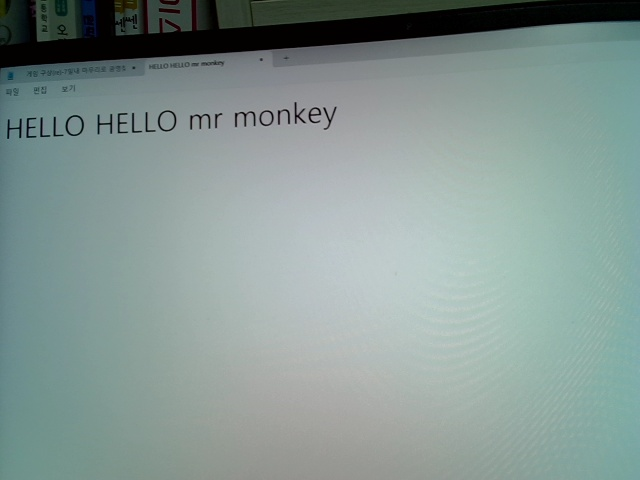
#> input picture image.jpg, 640 x 480 px, found by its file name
$ python -i pic.py   (imports and definitions only)
#> lines starting #> are read from the running program, lines starting #| are printed output that depends on the picture; after the words box and inside, x2 and y2 are one past the last pixel; in counts of white or black regions, pixels touching at a corner belong together
from transform import four_point_transform
#파이썬 파일
from skimage.filters import threshold_local
import numpy as np
import argparse
import imutils
import cv2
def image_parsing():
    # 아규먼트 파싱을 한다
    ap = argparse.ArgumentParser()
    ap.add_argument("-i", "--image", required = False,default=r"/home/powershin/image.jpg",
        help = "Path to the image to be scanned")
    args = vars(ap.parse_args())

    # 이미지를 로드하고 source 좌표들을 가져오자 ((x,y) 리스트).
    # 주 의: eval 함수를 사용하는 것은 별로 좋지 않지만
    #        이번 예제에는 그냥 쓰도록 하자.
    image = cv2.imread(args["image"])
#> image is the input picture: shape (480, 640, 3); mean B, G, R 147.3, 150.9, 133.6
    ratio = image.shape[0] / 500.0
#> ratio = 0.96
    orig = image.copy()
    image = imutils.resize(image, height = 500)
#> image: shape (500, 666, 3)
    # convert the image to grayscale, blur it, and find edges
    # in the image
    gray = cv2.cvtColor(image, cv2.COLOR_BGR2GRAY)
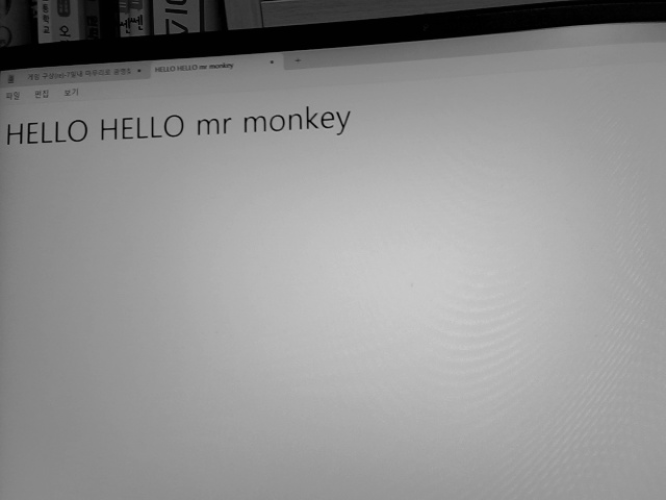
#> gray: shape (500, 666); min 0, max 202, mean 145.2
    gray = cv2.GaussianBlur(gray, (5, 5), 0)
    edged = cv2.Canny(gray, 75, 200)
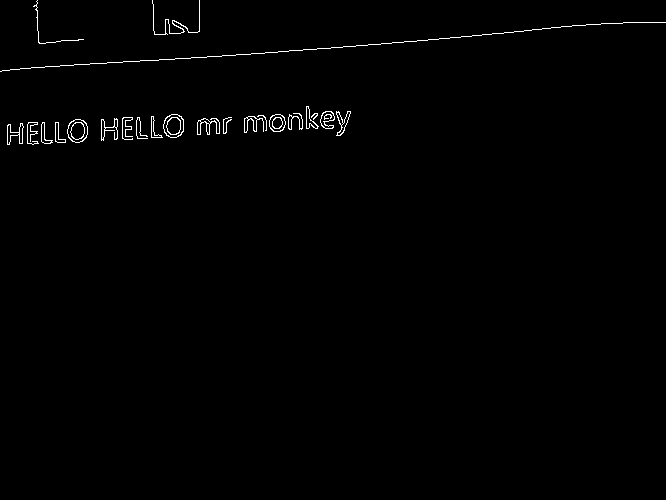
#> edged: shape (500, 666); 0.78% white in thin lines or dots, all inside (x1, y1, x2, y2) = (0, 0, 666, 145)
    # show the original image and the edge detected image
    # find the contours in the edged image, keeping only the
    # largest ones, and initialize the screen contour
    cnts = cv2.findContours(edged.copy(), cv2.RETR_LIST, cv2.CHAIN_APPROX_SIMPLE)
#> cnts = 50 contours, 9 with area under 20; largest, box (x1, y1, x2, y2) and area: (163, 114, 184, 138) 382, (67, 119, 88, 143) 372, (163, 114, 184, 138) 366, (67, 119, 88, 143) 356, (269, 114, 286, 132) 226
    cnts = imutils.grab_contours(cnts)
    cnts = sorted(cnts, key = cv2.contourArea, reverse = True)[:5]
#> cnts = 5 contours; box (x1, y1, x2, y2) and area: (163, 114, 184, 138) 382, (67, 119, 88, 143) 372, (163, 114, 184, 138) 366, (67, 119, 88, 143) 356, (269, 114, 286, 132) 226
    # loop over the contours
    screenCnt=0
    for c in cnts:

        # approximate the contour
        peri = cv2.arcLength(c, True)
        approx = cv2.approxPolyDP(c, 0.02 * peri, True)
        # if our approximated contour has four points, then we
        # can assume that we have found our screen
        if len(approx) == 4:
            screenCnt = approx
            break
#> this loop made 5 passes
#> peri on passes 1 to 5: 74.28, 72.53, 71.94, 70.18, 56.63
    # show the contour (outline) of the piece of paper

    if type(screenCnt)==int:
        return False
    cv2.drawContours(image, [screenCnt], -1, (0, 255, 0), 2)

    warped = four_point_transform(orig, screenCnt.reshape(4, 2) * ratio)
    # convert the warped image to grayscale, then threshold it
    # to give it that 'black and white' paper effect
    warped = cv2.cvtColor(warped, cv2.COLOR_BGR2GRAY)
    T = threshold_local(warped, 11, offset = 10, method = "gaussian")
    warped = (warped > T).astype("uint8") * 255
    cv2.imwrite("image1.jpg",imutils.resize(warped, height = 650))
    return True

>>> result = image_parsing()
